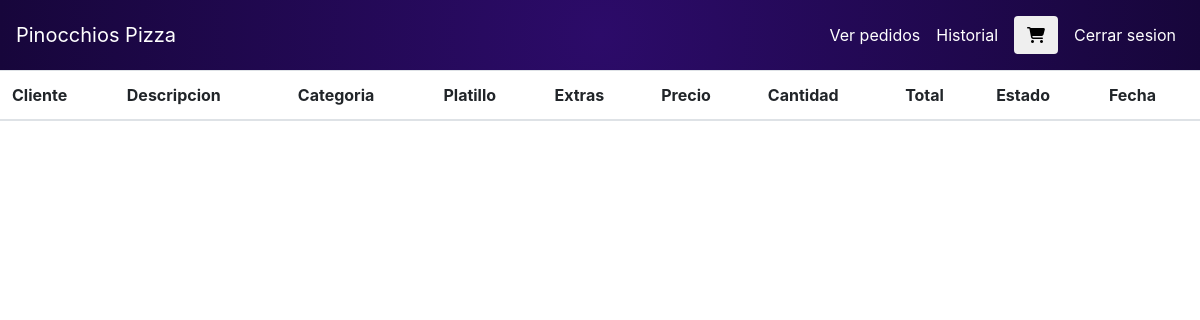
Page /listar-ordenes (signed in) on the earlier database version.
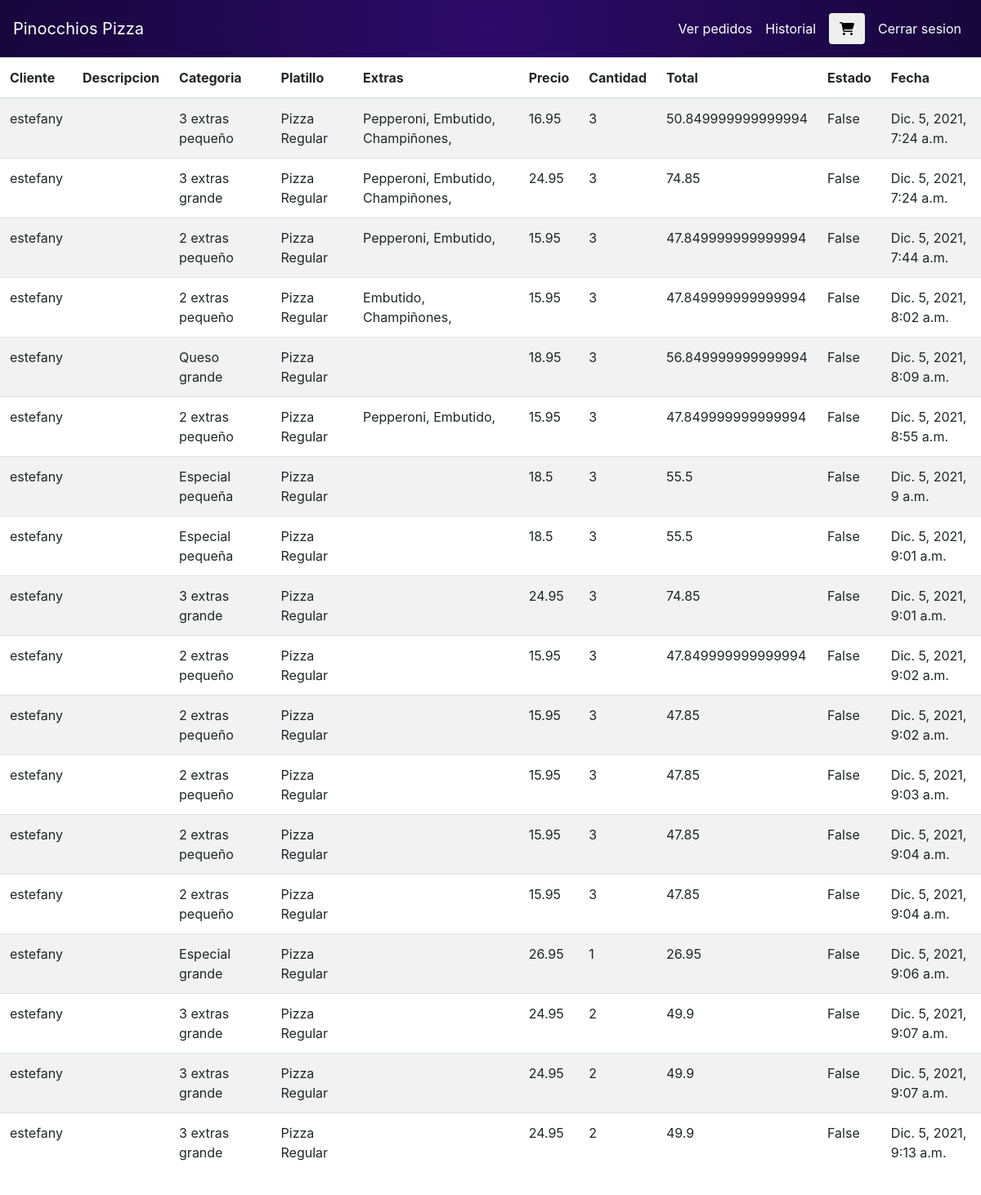
Same page on the later database version.
### orders/models.py (models this page shows, shortened)
class DetallePedido(models.Model):
    descripcion = models.CharField(max_length=50)
    cantidadPlatillos = models.IntegerField()
    precioPlatillos = models.FloatField()
    platillo = models.ForeignKey(Platillo, on_delete=models.PROTECT)
    pedido = models.ForeignKey(Pedido, on_delete=models.PROTECT, related_name="detalles")
    extras = models.ManyToManyField(Extra, blank=True)

class Pedido(models.Model):
    total = models.FloatField()
    cliente = models.ForeignKey(User, on_delete=models.PROTECT)
    fecha = models.DateTimeField(auto_now_add=True)
    estado = models.BooleanField(default=False)

class Platillo(models.Model):
    nombre = models.CharField(max_length=40)
    maxExtras = models.IntegerField()
    precio = models.FloatField()
    categoria = models.ForeignKey(Categoria, on_delete=models.PROTECT, related_name="platillos")
    imagen = models.ImageField(upload_to="platillos", null=True)

class Categoria(models.Model):
    categorias = models.CharField(max_length=30)

class Extra(models.Model):
    nombre = models.CharField(max_length=20)

### orders/views.py (the view)
# urls.py: path("listar-ordenes", views.listarOrdenes, name = "listar-ordenes"),
@login_required(login_url="/login")
def listarOrdenes(request):
    detallePedidos = DetallePedido.objects.all()
    data = {
        "pedido" : detallePedidos
    }
    return render(request,"verOrdenes.html", data)

### orders/templates/verOrdenes.html (shortened to what this page needs)
{% extends "layout.html" %}
{% block main%}
<table class="table table-striped">
    <thead>
      <tr>
        <th scope="col">Cliente</th>
        <th scope="col">Descripcion</th>
        <th scope="col">Categoria</th>
        <th scope="col">Platillo</th>
        <th scope="col">Extras</th>
        <th scope="col">Precio</th>
        <th scope="col">Cantidad</th>
        <th scope="col">Total</th>
        <th scope="col">Estado</th>
        <th scope="col">Fecha</th>
      </tr>
    </thead>
    <tbody>
    {% for pedido in pedido%}
      <tr>
        <td>{{pedido.pedido.cliente}}</td>
        <td>{{pedido.descripcion}}</td>
        <td>{{pedido.platillo.nombre}}</td>
        <td>{{pedido.platillo.categoria.categorias}}</td>
        <td>
        {% for extras in pedido.extras.all%}
        {{extras.nombre}},
        {% endfor %}</td>
        <td>{{pedido.precioPlatillos}}</td>
        <td>{{pedido.cantidadPlatillos}}</td>
        <td>{{pedido.pedido.total}}</td>
        <td>{{pedido.pedido.estado}}</td>
        <td>{{pedido.pedido.fecha}}</td>
      </tr>
    {% endfor %}
    </tbody>
  </table>
{% endblock%}

Differences in the rows shown:
added DetallePedido: pedido.cliente "estefany", platillo.nombre "3 extras pequeño", platillo.categoria.categorias "Pizza Regular", precioPlatillos "16.95", cantidadPlatillos "3", pedido.total "50.849999999999994", pedido.estado "False", pedido.fecha "Dic. 5, 2021, 7:24 a.m."
now on this page (row unchanged): Extra: nombre "Pepperoni"
now on this page (row unchanged): Extra: nombre "Embutido"
now on this page (row unchanged): Extra: nombre "Champiñones"
added DetallePedido: pedido.cliente "estefany", platillo.nombre "3 extras grande", platillo.categoria.categorias "Pizza Regular", precioPlatillos "24.95", cantidadPlatillos "3", pedido.total "74.85", pedido.estado "False", pedido.fecha "Dic. 5, 2021, 7:24 a.m."
added DetallePedido: pedido.cliente "estefany", platillo.nombre "2 extras pequeño", platillo.categoria.categorias "Pizza Regular", precioPlatillos "15.95", cantidadPlatillos "3", pedido.total "47.849999999999994", pedido.estado "False", pedido.fecha "Dic. 5, 2021, 7:44 a.m."
added DetallePedido: pedido.cliente "estefany", platillo.nombre "2 extras pequeño", platillo.categoria.categorias "Pizza Regular", precioPlatillos "15.95", cantidadPlatillos "3", pedido.total "47.849999999999994", pedido.estado "False", pedido.fecha "Dic. 5, 2021, 8:02 a.m."
added DetallePedido: pedido.cliente "estefany", platillo.nombre "Queso grande", platillo.categoria.categorias "Pizza Regular", precioPlatillos "18.95", cantidadPlatillos "3", pedido.total "56.849999999999994", pedido.estado "False", pedido.fecha "Dic. 5, 2021, 8:09 a.m."
added DetallePedido: pedido.cliente "estefany", platillo.nombre "2 extras pequeño", platillo.categoria.categorias "Pizza Regular", precioPlatillos "15.95", cantidadPlatillos "3", pedido.total "47.849999999999994", pedido.estado "False", pedido.fecha "Dic. 5, 2021, 8:55 a.m."
added DetallePedido: pedido.cliente "estefany", platillo.nombre "Especial pequeña", platillo.categoria.categorias "Pizza Regular", precioPlatillos "18.5", cantidadPlatillos "3", pedido.total "55.5", pedido.estado "False", pedido.fecha "Dic. 5, 2021, 9 a.m."
added DetallePedido: pedido.cliente "estefany", platillo.nombre "Especial pequeña", platillo.categoria.categorias "Pizza Regular", precioPlatillos "18.5", cantidadPlatillos "3", pedido.total "55.5", pedido.estado "False", pedido.fecha "Dic. 5, 2021, 9:01 a.m."
added DetallePedido: pedido.cliente "estefany", platillo.nombre "3 extras grande", platillo.categoria.categorias "Pizza Regular", precioPlatillos "24.95", cantidadPlatillos "3", pedido.total "74.85", pedido.estado "False", pedido.fecha "Dic. 5, 2021, 9:01 a.m."
added DetallePedido: pedido.cliente "estefany", platillo.nombre "2 extras pequeño", platillo.categoria.categorias "Pizza Regular", precioPlatillos "15.95", cantidadPlatillos "3", pedido.total "47.849999999999994", pedido.estado "False", pedido.fecha "Dic. 5, 2021, 9:02 a.m."
added DetallePedido: pedido.cliente "estefany", platillo.nombre "2 extras pequeño", platillo.categoria.categorias "Pizza Regular", precioPlatillos "15.95", cantidadPlatillos "3", pedido.total "47.85", pedido.estado "False", pedido.fecha "Dic. 5, 2021, 9:02 a.m."
added DetallePedido: pedido.cliente "estefany", platillo.nombre "2 extras pequeño", platillo.categoria.categorias "Pizza Regular", precioPlatillos "15.95", cantidadPlatillos "3", pedido.total "47.85", pedido.estado "False", pedido.fecha "Dic. 5, 2021, 9:03 a.m."
added DetallePedido: pedido.cliente "estefany", platillo.nombre "2 extras pequeño", platillo.categoria.categorias "Pizza Regular", precioPlatillos "15.95", cantidadPlatillos "3", pedido.total "47.85", pedido.estado "False", pedido.fecha "Dic. 5, 2021, 9:04 a.m."
added DetallePedido: pedido.cliente "estefany", platillo.nombre "2 extras pequeño", platillo.categoria.categorias "Pizza Regular", precioPlatillos "15.95", cantidadPlatillos "3", pedido.total "47.85", pedido.estado "False", pedido.fecha "Dic. 5, 2021, 9:04 a.m."
added DetallePedido: pedido.cliente "estefany", platillo.nombre "Especial grande", platillo.categoria.categorias "Pizza Regular", precioPlatillos "26.95", cantidadPlatillos "1", pedido.total "26.95", pedido.estado "False", pedido.fecha "Dic. 5, 2021, 9:06 a.m."
added DetallePedido: pedido.cliente "estefany", platillo.nombre "3 extras grande", platillo.categoria.categorias "Pizza Regular", precioPlatillos "24.95", cantidadPlatillos "2", pedido.total "49.9", pedido.estado "False", pedido.fecha "Dic. 5, 2021, 9:07 a.m."
added DetallePedido: pedido.cliente "estefany", platillo.nombre "3 extras grande", platillo.categoria.categorias "Pizza Regular", precioPlatillos "24.95", cantidadPlatillos "2", pedido.total "49.9", pedido.estado "False", pedido.fecha "Dic. 5, 2021, 9:07 a.m."
added DetallePedido: pedido.cliente "estefany", platillo.nombre "3 extras grande", platillo.categoria.categorias "Pizza Regular", precioPlatillos "24.95", cantidadPlatillos "2", pedido.total "49.9", pedido.estado "False", pedido.fecha "Dic. 5, 2021, 9:13 a.m."
